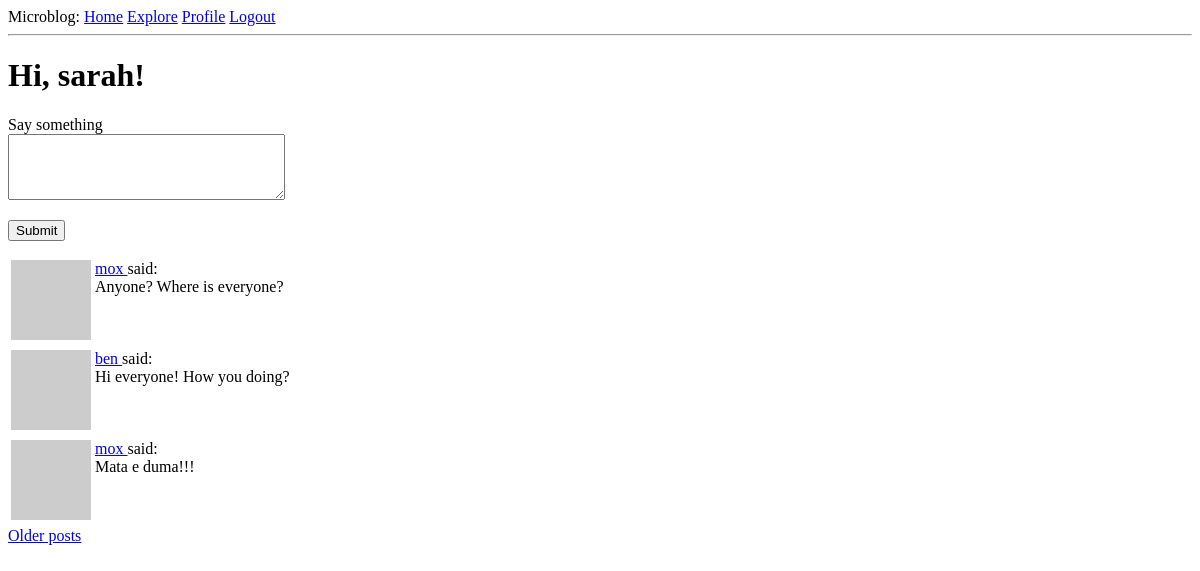
Before: /index (signed in) with the older database file.
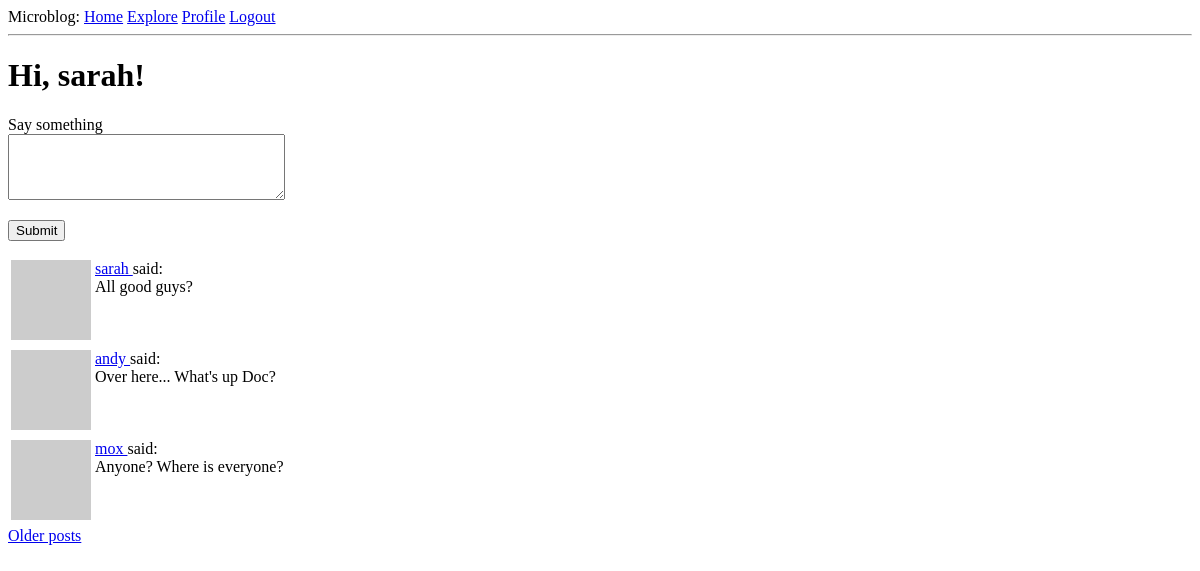
After: the same page with the newer database file.
### app/models.py (models this page shows, shortened)
class Post(db.Model):
    id = db.Column(db.Integer, primary_key=True)
    body = db.Column(db.String(140))
    timestamp = db.Column(db.DateTime, index=True, default=datetime.utcnow)
    user_id = db.Column(db.Integer, db.ForeignKey('user.id'))

class User(UserMixin, db.Model):
    id = db.Column(db.Integer, primary_key=True)
    username = db.Column(db.String(60), index=True, unique=True)
    email = db.Column(db.String(120), index=True, unique=True)
    password_hash = db.Column(db.String(128))
    posts = db.relationship('Post', backref='author', lazy='dynamic')
    about_me = db.Column(db.String(140))
    last_seen = db.Column(db.DateTime, default=datetime.utcnow)
    followed = db.relationship('User', secondary=followers,
                               primaryjoin=(followers.c.follower_id == id),
                               secondaryjoin=(followers.c.followed_id == id),
                               backref=db.backref('followers', lazy='dynamic'),
                               lazy='dynamic')
    def avatar(self, size):
        digest = md5(self.email.lower().encode('utf-8')).hexdigest()
        return f'https://www.gravatar.com/avatar/{digest}?d=monsterid&s={size}'
    def followed_posts(self):
        followed = Post.query.join(followers, (followers.c.followed_id == Post.user_id)).filter(
                    followers.c.follower_id == self.id)
        own = Post.query.filter_by(user_id=self.id)
        return followed.union(own).order_by(Post.timestamp.desc())

### app/routes.py (the view)
@app.route('/', methods=['GET', 'POST'])
@app.route('/index', methods=['GET', 'POST'])
@login_required
def index():
    form = PostForm()
    if form.validate_on_submit():
        post = Post(body=form.post.data, author=current_user)
        db.session.add(post)
        db.session.commit()
        flash('Your message is now live.')
        return redirect(url_for('index'))
    page = request.args.get('page', 1, type=int)
    posts = current_user.followed_posts().paginate(page, app.config['POSTS_PER_PAGE'],
                                                   False)
    next_url = url_for('index', page=posts.next_num) if posts.has_next else None
    prev_url = url_for('index', page=posts.prev_num) if posts.has_prev else None
    return render_template('index.html', title='Home', form=form, posts=posts.items,
                           next_url=next_url, prev_url=prev_url)

### app/forms.py
class PostForm(FlaskForm):
    post = TextAreaField('Say something', validators=[DataRequired(), Length(min=1, max=140)])
    submit = SubmitField('Submit')

### app/models.py (called while the page is built)
@login.user_loader
def load_user(id):
    return User.query.get(int(id))

### app/routes.py (called while the page is built)
@app.before_request
def before_request():
    if current_user.is_authenticated:
        current_user.last_seen = datetime.utcnow()
        db.session.commit()

### app/templates/index.html (shortened to what this page needs)
{% extends 'base.html' %}
{% block content %}
    <h1>Hi, {{current_user.username}}!</h1>
    {% if form %}
    <form action="" method="POST">
        <p>
            {{ form.post.label }}<br>
            {{ form.post(cols=32, rows=4) }}<br>
        </p>
        <p>{{  form.submit() }}</p>
    </form>
    {% endif %}
    {% for post in posts %}
        {% include '_post.html' %}
    {% endfor %}
    {% if next_url %}
    <a href="{{ next_url }}">Older posts</a>
    {% endif %}
{% endblock %}

### app/templates/_post.html
<table>
        <tr valign="top">
            <td><img src="{{ post.author.avatar(36) }}"></td>
            <td>
                <a href="{{ url_for('user', username=post.author.username) }}">
                    {{ post.author.username }}
                </a>
                said:<br> {{ post.body }}
            </td>
        </tr>
</table>

Changed rows visible on the page:
no longer on this page (row unchanged): Post: author.username "ben", body "Hi everyone! How you doing?"
no longer on this page (row unchanged): Post: author.username "mox", body "Mata e duma!!!"
added Post: author.username "sarah", body "All good guys?"
added Post: author.username "andy", body "Over here... What's up Doc?"
